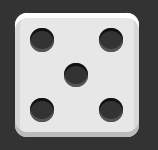
#> input picture computer-vision/hw2/image/case1/model5.png, 158 x 150 px
$ python 1.py
#> lines starting #> are read from the running program, lines starting #| are printed output that depends on the picture
import numpy as np
import cv2 as cv

#검출 및 출력
def hough_circles():
    # 이미지를 바꾸면 그에 맞는 결과값이 콘솔로 출력된다.
    src = cv.imread('image/case1/model5.png', cv.IMREAD_GRAYSCALE)
#> src is the input picture: shape (150, 158); min 17, max 255, mean 148

    if src is None:
        print('Image load failed')
        return

    # 잡음 제거 용도
    blurred = cv.blur(src, (3, 3))
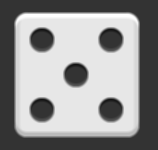
#> blurred: shape (150, 158); min 18, max 255, mean 148

    # 두 원의 중심점 거리가 20픽셀보다 작으면 검출안함
    # 높은 임계값 150, 축적 배열의 원소값이 30보다 크면 원의 중심점으로 선택하도록
    circles = cv.HoughCircles(blurred, cv.HOUGH_GRADIENT, 1, 20, param1=150, param2=30)
#> circles = [[41.5, 39.5, 12.2], [41.5, 109.5, 12.2], [75.5, 74.5, 12.4], [110.5, 39.5, 12.4], [110.5, 109.5, 12.4]]

    # 콘솔에 출력
    print(circles.shape[1])
#| 5

    # [5 lines of commented-out code are left out]

    cv.imshow('src', src)
    # cv.imshow('dst', dst)
    cv.waitKey()
    cv.destroyAllWindows()

hough_circles()

$ run again, with computer-vision/hw2/image/case1/model9.png copied over computer-vision/hw2/image/case1/model5.png
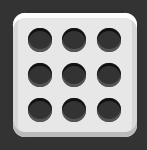
#> input picture computer-vision/hw2/image/case1/model9.png, 147 x 150 px
#> in hough_circles, src is the input picture: shape (150, 147); min 17, max 255, mean 140
#> in hough_circles, `blurred = cv.blur(src, (3, 3))`:
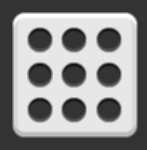
#> blurred: shape (150, 147); min 18, max 255, mean 140
#> circles = [[39.5, 39.5, 12.2], [39.5, 109.5, 12.2], [73.5, 39.5, 12.2], [73.5, 109.5, 12.2], [108.5, 74.5, 12.4], [39.5, 74.5, 12.4], [73.5, 74.5, 12.4], [108.5, 39.5, 12.4], [108.5, 109.5, 12.4]]
#| 9
